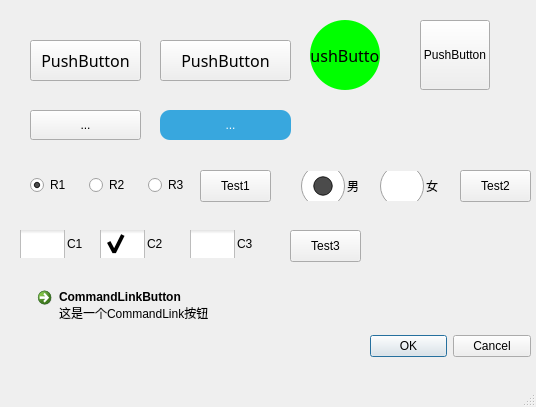
<?xml version="1.0" encoding="UTF-8"?>
<ui version="4.0">
 <class>ButtonsControlWindow</class>
 <widget class="QMainWindow" name="ButtonsControlWindow">
  <property name="geometry">
   <rect>
    <x>0</x>
    <y>0</y>
    <width>536</width>
    <height>407</height>
   </rect>
  </property>
  <property name="windowTitle">
   <string>按钮控件样例</string>
  </property>
  <widget class="QWidget" name="centralwidget">
   <widget class="QPushButton" name="pushButton1">
    <property name="geometry">
     <rect>
      <x>30</x>
      <y>40</y>
      <width>111</width>
      <height>41</height>
     </rect>
    </property>
    <property name="font">
     <font>
      <family>黑体</family>
      <pointsize>12</pointsize>
     </font>
    </property>
    <property name="text">
     <string>PushButton</string>
    </property>
   </widget>
   <widget class="QPushButton" name="pushButton2">
    <property name="geometry">
     <rect>
      <x>160</x>
      <y>40</y>
      <width>131</width>
      <height>41</height>
     </rect>
    </property>
    <property name="font">
     <font>
      <family>黑体</family>
      <pointsize>12</pointsize>
     </font>
    </property>
    <property name="text">
     <string>PushButton</string>
    </property>
    <property name="icon">
     <iconset resource="controlres.qrc">
      <normaloff>:/images/buttonClose.png</normaloff>:/images/buttonClose.png</iconset>
    </property>
    <property name="iconSize">
     <size>
      <width>32</width>
      <height>32</height>
     </size>
    </property>
   </widget>
   <widget class="QPushButton" name="pushButton3">
    <property name="geometry">
     <rect>
      <x>310</x>
      <y>20</y>
      <width>70</width>
      <height>70</height>
     </rect>
    </property>
    <property name="font">
     <font>
      <family>黑体</family>
      <pointsize>12</pointsize>
     </font>
    </property>
    <property name="styleSheet">
     <string notr="true">QPushButton{/*默认显示*/
border:1px;
border-radius:35px;/*圆角弧度(为正方形边长一半时就是圆形)*/
background-color:rgba(0,255,0,255);/*背景色*/
}
QPushButton:hover{/*鼠标悬停*/
background-color:rgba(0,0,255,255);
}
QPushButton:pressed{/*鼠标按下*/
background-color:rgba(255,0,0,255);
}</string>
    </property>
    <property name="text">
     <string>PushButton</string>
    </property>
   </widget>
   <widget class="QPushButton" name="pushButton4">
    <property name="geometry">
     <rect>
      <x>420</x>
      <y>20</y>
      <width>70</width>
      <height>70</height>
     </rect>
    </property>
    <property name="text">
     <string>PushButton</string>
    </property>
   </widget>
   <widget class="QToolButton" name="toolButton1">
    <property name="geometry">
     <rect>
      <x>30</x>
      <y>110</y>
      <width>111</width>
      <height>30</height>
     </rect>
    </property>
    <property name="text">
     <string>...</string>
    </property>
   </widget>
   <widget class="QToolButton" name="toolButton2">
    <property name="geometry">
     <rect>
      <x>160</x>
      <y>110</y>
      <width>131</width>
      <height>30</height>
     </rect>
    </property>
    <property name="styleSheet">
     <string notr="true">QToolButton {                                                         
        border-radius: 10px;
        border: none;
        padding-left :10px;
        color: rgb(255,255,255);
        background: rgb(56,167,222); 
}
QToolButton:hover {                                                              

        padding-bottom: 2px;
        background: rgb(0,205,252); 
}

QToolButton:checked,QToolButton:pressed {      
        background: rgb(6,144,175); 
}</string>
    </property>
    <property name="text">
     <string>...</string>
    </property>
   </widget>
   <widget class="QPushButton" name="testBtn1">
    <property name="geometry">
     <rect>
      <x>200</x>
      <y>170</y>
      <width>71</width>
      <height>32</height>
     </rect>
    </property>
    <property name="text">
     <string>Test1</string>
    </property>
   </widget>
   <widget class="QPushButton" name="testBtn2">
    <property name="geometry">
     <rect>
      <x>460</x>
      <y>170</y>
      <width>71</width>
      <height>32</height>
     </rect>
    </property>
    <property name="text">
     <string>Test2</string>
    </property>
   </widget>
   <widget class="QCheckBox" name="checkBox1">
    <property name="geometry">
     <rect>
      <x>20</x>
      <y>230</y>
      <width>71</width>
      <height>28</height>
     </rect>
    </property>
    <property name="styleSheet">
     <string notr="true">QCheckBox
{
    spacing: 2px;
    color: black;
}
 
QCheckBox::indicator {
	Width:45px;
	Height:30px;
}
QCheckBox::indicator:unchecked
{
    image: url(:/images/CheckboxOff);
}
QCheckBox::indicator:unchecked :hover
{
	image: url(:/images/CheckboxOff);
}
QCheckBox::indicator:checked
{
    image: url(:/images/CheckboxOn);
}
QCheckBox::indicator:checked :hover
{
    image: url(:/images/CheckboxOn);
}</string>
    </property>
    <property name="text">
     <string>C1</string>
    </property>
   </widget>
   <widget class="QCheckBox" name="checkBox2">
    <property name="geometry">
     <rect>
      <x>100</x>
      <y>230</y>
      <width>71</width>
      <height>28</height>
     </rect>
    </property>
    <property name="styleSheet">
     <string notr="true">QCheckBox
{
    spacing: 2px;
    color: black;
}
 
QCheckBox::indicator {
	Width:45px;
	Height:30px;
}
QCheckBox::indicator:unchecked
{
    image: url(:/images/CheckboxOff);
}
QCheckBox::indicator:unchecked :hover
{
	image: url(:/images/CheckboxOff);
}
QCheckBox::indicator:checked
{
    image: url(:/images/CheckboxOn);
}
QCheckBox::indicator:checked :hover
{
    image: url(:/images/CheckboxOn);
}</string>
    </property>
    <property name="text">
     <string>C2</string>
    </property>
    <property name="checked">
     <bool>true</bool>
    </property>
   </widget>
   <widget class="QCheckBox" name="checkBox3">
    <property name="geometry">
     <rect>
      <x>190</x>
      <y>230</y>
      <width>71</width>
      <height>28</height>
     </rect>
    </property>
    <property name="styleSheet">
     <string notr="true">QCheckBox
{
    spacing: 2px;
    color: black;
}
 
QCheckBox::indicator {
	Width:45px;
	Height:30px;
}
QCheckBox::indicator:unchecked
{
    image: url(:/images/CheckboxOff);
}
QCheckBox::indicator:unchecked :hover
{
	image: url(:/images/CheckboxOff);
}
QCheckBox::indicator:checked
{
    image: url(:/images/CheckboxOn);
}
QCheckBox::indicator:checked :hover
{
    image: url(:/images/CheckboxOn);
}</string>
    </property>
    <property name="text">
     <string>C3</string>
    </property>
   </widget>
   <widget class="QPushButton" name="testBtn3">
    <property name="geometry">
     <rect>
      <x>290</x>
      <y>230</y>
      <width>71</width>
      <height>32</height>
     </rect>
    </property>
    <property name="text">
     <string>Test3</string>
    </property>
   </widget>
   <widget class="QDialogButtonBox" name="buttonBox">
    <property name="geometry">
     <rect>
      <x>370</x>
      <y>330</y>
      <width>161</width>
      <height>32</height>
     </rect>
    </property>
    <property name="standardButtons">
     <set>QDialogButtonBox::Cancel|QDialogButtonBox::Ok</set>
    </property>
   </widget>
   <widget class="QCommandLinkButton" name="commandLinkButton">
    <property name="geometry">
     <rect>
      <x>30</x>
      <y>280</y>
      <width>221</width>
      <height>61</height>
     </rect>
    </property>
    <property name="text">
     <string>CommandLinkButton</string>
    </property>
    <property name="description">
     <string>这是一个CommandLink按钮</string>
    </property>
   </widget>
   <widget class="QWidget" name="">
    <property name="geometry">
     <rect>
      <x>30</x>
      <y>170</y>
      <width>171</width>
      <height>30</height>
     </rect>
    </property>
    <layout class="QHBoxLayout" name="horizontalLayout_2">
     <item>
      <widget class="QRadioButton" name="radioButton1">
       <property name="text">
        <string>R1</string>
       </property>
       <property name="checked">
        <bool>true</bool>
       </property>
      </widget>
     </item>
     <item>
      <widget class="QRadioButton" name="radioButton2">
       <property name="text">
        <string>R2</string>
       </property>
      </widget>
     </item>
     <item>
      <widget class="QRadioButton" name="radioButton3">
       <property name="text">
        <string>R3</string>
       </property>
      </widget>
     </item>
    </layout>
   </widget>
   <widget class="QWidget" name="">
    <property name="geometry">
     <rect>
      <x>300</x>
      <y>170</y>
      <width>151</width>
      <height>32</height>
     </rect>
    </property>
    <layout class="QHBoxLayout" name="horizontalLayout_3">
     <item>
      <widget class="QRadioButton" name="radioButton4">
       <property name="styleSheet">
        <string notr="true">QRadioButton{
    spacing: 2px;
    color: black;
}
QRadioButton::indicator {
    width: 45px;
    height: 30px;
}
QRadioButton::indicator:unchecked {
    image: url(:/images/switchOff);
}
QRadioButton::indicator:unchecked:hover {
    image: url(:/images/switchOff);
}
QRadioButton::indicator:checked {
    image: url(:/images/switchOn);
}QRadioButton::indicator:checked:hover {
    image: url(:/images/switchOn);
}

</string>
       </property>
       <property name="text">
        <string>男</string>
       </property>
       <property name="checked">
        <bool>true</bool>
       </property>
      </widget>
     </item>
     <item>
      <widget class="QRadioButton" name="radioButton5">
       <property name="styleSheet">
        <string notr="true">QRadioButton{
    spacing: 2px;
    color: black;
}
QRadioButton::indicator {
    width: 45px;
    height: 30px;
}
QRadioButton::indicator:unchecked {
    image: url(:/images/switchOff);
}
QRadioButton::indicator:checked {
    image: url(:/images/switchOn);
}</string>
       </property>
       <property name="text">
        <string>女</string>
       </property>
      </widget>
     </item>
    </layout>
   </widget>
  </widget>
  <widget class="QMenuBar" name="menubar">
   <property name="geometry">
    <rect>
     <x>0</x>
     <y>0</y>
     <width>536</width>
     <height>23</height>
    </rect>
   </property>
  </widget>
  <widget class="QStatusBar" name="statusbar"/>
 </widget>
 <resources>
  <include location="controlres.qrc"/>
 </resources>
 <connections/>
</ui>
